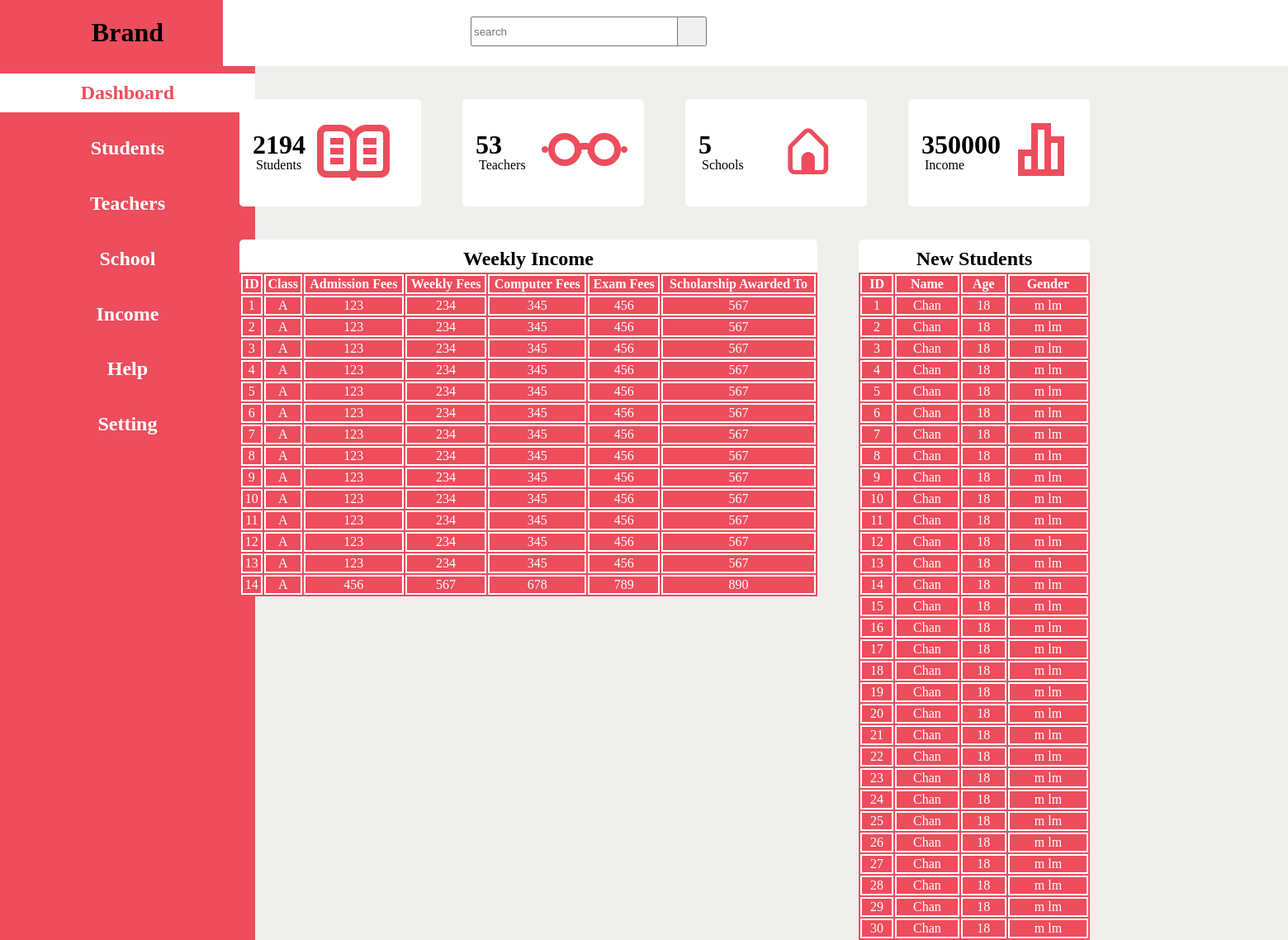
The page /lms_app/dashboard/ on the database its author committed.
### lms_app/models.py (models this page shows)
class Weekly_Income_Table(models.Model):
    classroom = models.CharField(max_length=255)
    admissionfees = models.IntegerField()
    weeklyfess = models.IntegerField()
    computerfees = models.IntegerField()
    examfees = models.IntegerField()
    scholarshipawardedto = models.CharField(max_length=255)

class Student_Table(models.Model):
    img = models.ImageField(upload_to='images/')
    name = models.CharField(max_length=255)
    age = models.IntegerField()
    email = models.CharField(max_length=255)
    phonenumber = models.CharField(max_length=255)
    gender = models.CharField(max_length=255)

### lms_app/views.py (the view)
# urls.py: path('dashboard/', views.dashboard, name="dashboard"),
def dashboard(request):
    data = Weekly_Income_Table.objects.raw(" select * from lms_app_weekly_income_table")
    dat = Student_Table.objects.raw(" select * from lms_app_student_table")
    return render(request, 'dashboard.html', {"weekly": data, "student" : dat})

### lms_app/templates/dashboard.html (shortened to what this page needs)
<!DOCTYPE html>
{% load static %}
<html lang="en">
<head>
    <link rel="stylesheet" href="{% static 'style.css' %}">
    <link href='https://unpkg.com/css.gg@2.0.0/icons/css/search.css' rel='stylesheet'>
    <link href='https://unpkg.com/css.gg@2.0.0/icons/css/profile.css' rel='stylesheet'>
    <link href='https://unpkg.com/css.gg@2.0.0/icons/css/bell.css' rel='stylesheet'>
    <link href='https://unpkg.com/css.gg@2.0.0/icons/css/readme.css' rel='stylesheet'>
    <link href='https://unpkg.com/css.gg@2.0.0/icons/css/read.css' rel='stylesheet'>
    <link href='https://unpkg.com/css.gg@2.0.0/icons/css/home-alt.css' rel='stylesheet'>
    <link href='https://unpkg.com/css.gg@2.0.0/icons/css/insights.css' rel='stylesheet'>
    <link href='https://unpkg.com/css.gg@2.0.0/icons/css/danger.css' rel='stylesheet'>
    <link href='https://unpkg.com/css.gg@2.0.0/icons/css/ghost.css' rel='stylesheet'>
</head>
<body style="background-color: #efefee;">
    <div class="nevbar" style="background-color: #ed4d5d;">
        <h1>Brand</h1>
        <div  class="nev1"><a href="{% url 'dashboard' %}"><h2 style="background: white; color: #ed4d5d;">Dashboard</h2></a></div>
        <div class="nev1"><a href="{% url 'student' %}"><h2>Students</h2></a></div>
        <div class="nev1"><a href="{% url 'teacher' %}"><h2>Teachers</h2></a></dv>
        <div class="nev"><a href="{% url 'school' %}"><h2>School</h2></a></div>
        <div class="nev"><a href="{% url 'income' %}"><h2>Income</h2></a></div>
        <div class="nev"><a href="{% url 'help' %}"><h2>Help</h2></a></div>
        <div class="nev"><a href="{% url 'setting' %}"><h2>Setting</h2></a></div>
    </div>
    <div class="top">
        <div class="top-search">
            <input class="search" type="text" placeholder="search">
            <button type="submit" class="botton"></button>
        </div>
    </div>
    <div class="left">
        <div class="left-top">
            <div class="left-right">
                <h2 class="sn">2194</h2>
                <p>Students</p>
                <img class="icon1" src="{% static "img/icon1.png" %}" alt="icon1">
            </div>
            <div class="left-middle1">
                <h2>53</h2>
                <p>Teachers</p>
                <img class="icon1" src="{% static "img/icon2.png" %}" alt="icon2">
            </div>
            <div class="left-middle2">
                <h2>5</h2>
                <p>Schools</p>
                <img class="icon3" src="{% static "img/icon3.png" %}" alt="icon3">
            </div>
            <div class="left-left">
                <h2 class="in">350000</h2>
                <p>Income</p>
                <img class="icon4" src="{% static "img/icon4.png" %}" alt="icon4">
            </div>
            </div>
        </div>
        <div class="left-bottom">
            <div class="left-right">
                <h2>Weekly Income</h2>
                <table class="table" style="width:700px; background: #ed4d5d;position: relative; top: 40px">
                    <thead>
                      <tr>
                        <th style="background: #ed4d5d;color: white;border: 2px solid white;" scope="col">ID</th>
                        <th style="background: #ed4d5d;color: white;border: 2px solid white;" scope="col">Class</th>
                        <th style="background: #ed4d5d;color: white;border: 2px solid white;" scope="col">Admission Fees</th>
                        <th style="background: #ed4d5d;color: white;border: 2px solid white;" scope="col">Weekly Fees</th>
                        <th style="background: #ed4d5d;color: white;border: 2px solid white;" scope="col">Computer Fees</th>
                        <th style="background: #ed4d5d;color: white;border: 2px solid white;" scope="col">Exam Fees</th>
                        <th style="background: #ed4d5d;color: white;border: 2px solid white;" scope="col">Scholarship Awarded To</th>
                      </tr>
                    </thead>
                    {% for i in weekly %}
                        <tbody>
                            <tr>
                                <td style="background: #ed4d5d;color: white;border: 2px solid white;">{{ i.id }}</td>
                                <td style="background: #ed4d5d;color: white;border: 2px solid white;">{{ i.classroom }}</td>                                    <td style="background: #ed4d5d;color: white;border: 2px solid white;">{{ i.admissionfees }}</td>
                                <td style="background: #ed4d5d;color: white;border: 2px solid white;">{{ i.weeklyfess }}</td>
                                <td style="background: #ed4d5d;color: white;border: 2px solid white;">{{ i.computerfees }}</td>
                                <td style="background: #ed4d5d;color: white;border: 2px solid white;">{{ i.examfees }}</td>
                                <td style="background: #ed4d5d;color: white;border: 2px solid white;">{{ i.scholarshipawardedto }}</td>
                            </tr>
                        </tbody>
                    {% endfor %}
                </table>
            </div>
            <div class="left-left">
                <h2>New Students</h2>
                <table class="table" style="width:280px; background: #ed4d5d;position: relative; top:40px;">
                    <thead>
                      <tr>
                        <th style="background: #ed4d5d;color: white;border: 2px solid white;" scope="col">ID</th>
                        <th style="background: #ed4d5d;color: white;border: 2px solid white;" scope="col">Name</th>
                        <th style="background: #ed4d5d;color: white;border: 2px solid white;" scope="col">Age</th>
                        <th style="background: #ed4d5d;color: white;border: 2px solid white;" scope="col">Gender</th>
                      </tr>
                    </thead>
                    {% for i in student %}
                        <tbody>
                            <tr>
                                <td style="background: #ed4d5d;color: white;border: 2px solid white;">{{ i.id }}</td>
                                <td style="background: #ed4d5d;color: white;border: 2px solid white;">{{ i.name }}</td>
                                <td style="background: #ed4d5d;color: white;border: 2px solid white;">{{ i.age }}</td>                                    <td style="background: #ed4d5d;color: white;border: 2px solid white;">{{ i.gender }}</td>
                            </tr>
                        </tbody>
                    {% endfor %}
                </table>
            </div>
        </div>
    </div>
    <div class="icons">
        <br><br><br><br>
        <br><br><br>
        <br><br>
        <br><br><br>
        <br><br><br>
    </div>
</body>
</html>

### lms_app/static/style.css (style rules this page uses)
body { overflow-x: hidden; }
.nevbar a { text-decoration: none; list-style-type: none; color: white; position: relative; top: 9px; }
.nevbar { width: 19.8%; height: 100%; position: absolute; top: 0px; left: 0px; text-align: center; }
.top-search { position: absolute; top: 20px; left: 300px; }
.search { height: 30px; width: 260px; }
.top-search .botton { position: absolute; left: 250px; height: 36px; width: 36px; }
.top { width: 1300px; height: 80px; background: white; position: absolute; top: 0px; left: 270px; }
.left-top div { width: 220px; height: 130px; background: white; position: absolute; left: 290px; top: 120px; border-radius: 5px; }
.left .left-middle1 { position: absolute; left: 560px; top: 120px; }
.left .left-middle2 { position: absolute; left: 830px; top: 120px; }
.left .left-left { position: absolute; left: 1100px; top: 120px; }
.left-top div h2 { position: absolute; top: 10px; left: 16px; font-size: 200%; z-index: +1; }
.left-top div p { position: absolute; left: 20px; top: 55px; z-index: +1; }
.left-bottom .left-right { width: 700px; height: 300px; background: white; position: absolute; left: 290px; top: 290px; border-radius: 5px; }
.left-bottom .left-left { width: 280px; height: 300px; background: white; position: absolute; top: 290px; left: 1040px; border-radius: 5px; }
.left-bottom h2 { width: 100%; height: 20px; background: transparent; padding: 20px 0px; position: absolute; top: -30px; border-bottom: 1px solid gray; }
.icons { width: 100px; height: 400px; background: transparent; position: absolute; top: 165px; }
.icon1 { position: absolute; top: 10px; left: 70px; }
.icon3 { position: absolute; top: 10px; left: 90px; width: 120px; }
.icon4 { position: absolute; top: 20px; left: 120px; }
.nev h2 { padding: 10px 0px; position: relative; left: 0px; }
.nev1 h2 { padding: 10px 0px; }

### rows shown on the page
Weekly_Income_Table: id "1", classroom "A", admissionfees "123", weeklyfess "234", computerfees "345", examfees "456", scholarshipawardedto "567"
Weekly_Income_Table: id "2", classroom "A", admissionfees "123", weeklyfess "234", computerfees "345", examfees "456", scholarshipawardedto "567"
Weekly_Income_Table: id "3", classroom "A", admissionfees "123", weeklyfess "234", computerfees "345", examfees "456", scholarshipawardedto "567"
Weekly_Income_Table: id "4", classroom "A", admissionfees "123", weeklyfess "234", computerfees "345", examfees "456", scholarshipawardedto "567"
Weekly_Income_Table: id "5", classroom "A", admissionfees "123", weeklyfess "234", computerfees "345", examfees "456", scholarshipawardedto "567"
Weekly_Income_Table: id "6", classroom "A", admissionfees "123", weeklyfess "234", computerfees "345", examfees "456", scholarshipawardedto "567"
Weekly_Income_Table: id "7", classroom "A", admissionfees "123", weeklyfess "234", computerfees "345", examfees "456", scholarshipawardedto "567"
Weekly_Income_Table: id "8", classroom "A", admissionfees "123", weeklyfess "234", computerfees "345", examfees "456", scholarshipawardedto "567"
Weekly_Income_Table: id "9", classroom "A", admissionfees "123", weeklyfess "234", computerfees "345", examfees "456", scholarshipawardedto "567"
Weekly_Income_Table: id "10", classroom "A", admissionfees "123", weeklyfess "234", computerfees "345", examfees "456", scholarshipawardedto "567"
Weekly_Income_Table: id "11", classroom "A", admissionfees "123", weeklyfess "234", computerfees "345", examfees "456", scholarshipawardedto "567"
Weekly_Income_Table: id "12", classroom "A", admissionfees "123", weeklyfess "234", computerfees "345", examfees "456", scholarshipawardedto "567"
Weekly_Income_Table: id "13", classroom "A", admissionfees "123", weeklyfess "234", computerfees "345", examfees "456", scholarshipawardedto "567"
Weekly_Income_Table: id "14", classroom "A", admissionfees "456", weeklyfess "567", computerfees "678", examfees "789", scholarshipawardedto "890"
Student_Table: id "1", name "Chan", age "18", gender "m lm"
Student_Table: id "2", name "Chan", age "18", gender "m lm"
Student_Table: id "3", name "Chan", age "18", gender "m lm"
Student_Table: id "4", name "Chan", age "18", gender "m lm"
Student_Table: id "5", name "Chan", age "18", gender "m lm"
Student_Table: id "6", name "Chan", age "18", gender "m lm"
Student_Table: id "7", name "Chan", age "18", gender "m lm"
Student_Table: id "8", name "Chan", age "18", gender "m lm"
Student_Table: id "9", name "Chan", age "18", gender "m lm"
Student_Table: id "10", name "Chan", age "18", gender "m lm"
Student_Table: id "11", name "Chan", age "18", gender "m lm"
Student_Table: id "12", name "Chan", age "18", gender "m lm"
Student_Table: id "13", name "Chan", age "18", gender "m lm"
Student_Table: id "14", name "Chan", age "18", gender "m lm"
Student_Table: id "15", name "Chan", age "18", gender "m lm"
Student_Table: id "16", name "Chan", age "18", gender "m lm"
Student_Table: id "17", name "Chan", age "18", gender "m lm"
Student_Table: id "18", name "Chan", age "18", gender "m lm"
Student_Table: id "19", name "Chan", age "18", gender "m lm"
Student_Table: id "20", name "Chan", age "18", gender "m lm"
Student_Table: id "21", name "Chan", age "18", gender "m lm"
Student_Table: id "22", name "Chan", age "18", gender "m lm"
Student_Table: id "23", name "Chan", age "18", gender "m lm"
Student_Table: id "24", name "Chan", age "18", gender "m lm"
Student_Table: id "25", name "Chan", age "18", gender "m lm"
Student_Table: id "26", name "Chan", age "18", gender "m lm"
Student_Table: id "27", name "Chan", age "18", gender "m lm"
Student_Table: id "28", name "Chan", age "18", gender "m lm"
Student_Table: id "29", name "Chan", age "18", gender "m lm"
Student_Table: id "30", name "Chan", age "18", gender "m lm"
